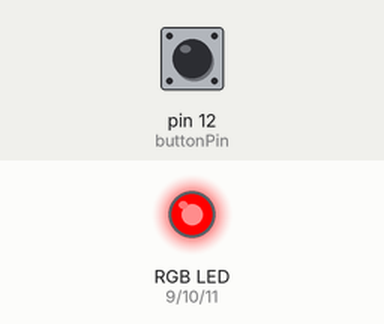
The sketch below on a simulated Arduino Uno, built with avr-gcc and run on an emulated ATmega328P. Parts: an RGB LED mixed from three pins (HIGH = lit). Inputs (shaded band) come from the test bench; at power-on: pin 12 (buttonPin) HIGH.

Above: at 1.2 s.
1.3 s: pin 12 (buttonPin) pulled LOW for 0.15 s
At 2.6 s:
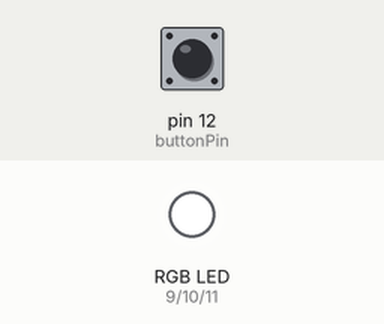
2.9 s: pin 12 (buttonPin) pulled LOW for 1 s
At 5.1 s:
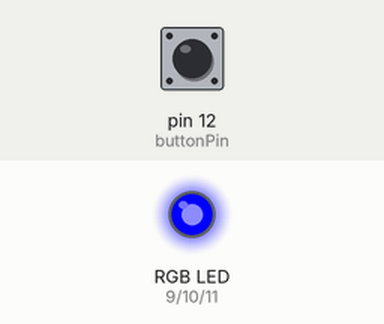
5.4 s: pin 12 (buttonPin) pulled LOW for 3.2 s
At 8.9 s:
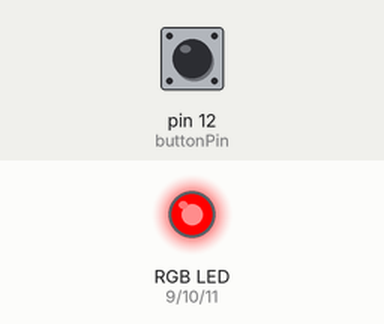
Timing chart, 0 to 10.4 s (numbered marks = the images above; inputs shaded):
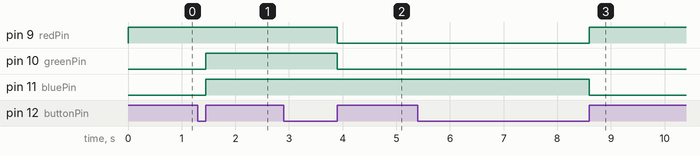

Measured:
- after the input at 1.3 s, pin 10 (greenPin), pin 11 (bluePin): LOW → HIGH after 0.15 s
- after the input at 2.9 s, pin 9 (redPin), pin 10 (greenPin): HIGH → LOW after 1.0 s
- after the input at 5.4 s, pin 9 (redPin): LOW → HIGH after 3.2 s; pin 11 (bluePin): HIGH → LOW after 3.2 s

The sketch:

pushButtonStateMachine.ino
```cpp
/* pushButtonStateMachine
 *
 *  Example code that uses a push button to cycle the program through a series
 *  of states. Each push of the button will increment the variable programState.
 *  This is called a state variable, and it will determine what the program does.
 *  In this case it will be used to tell the program which color to show.
 *
 *  Hardware: Push Button connected to pin 12 and GND
 *            RGB LED on pins 9, 10, and 11.
 *
 *  B. Huang, SparkFun Electronics
 */

byte redPin = 9;
byte greenPin = 10;
byte bluePin = 11;
byte buttonPin = 12;

int programState = 0;

void setup()
{
  pinMode(redPin, OUTPUT);
  pinMode(greenPin, OUTPUT);
  pinMode(bluePin, OUTPUT);

  // defaults the input state to HIGH w/o external pullup resistor.
  pinMode(buttonPin, INPUT_PULLUP);
}

void loop()
{
  //check if button is pressed, increment the state variable
  if (digitalRead(buttonPin) == LOW)
  {
    programState = programState + 1;
    //check if programState is greater than or equal to 3, reset to 0.
    if (programState >= 3)
      programState = 0;

    //while() will wait until the button is released before moving on.
    while (digitalRead(buttonPin) == LOW)
    {
      //do nothing. just wait while digitalRead(buttonPin) is still LOW
    }
  }

  //check the programState variable, and do something based on its value
  if(programState == 0)
  {
    //red
    analogWrite(redPin, 255);
    analogWrite(greenPin, 0);
    analogWrite(bluePin, 0);
  }
  else if(programState == 1)
  {
    //white
    analogWrite(redPin, 255);
    analogWrite(greenPin, 255);
    analogWrite(bluePin, 255);
  }
  else if(programState == 2)
  {
    //blue
    analogWrite(redPin, 0);
    analogWrite(greenPin, 0);
    analogWrite(bluePin, 255);
  }
}
```
